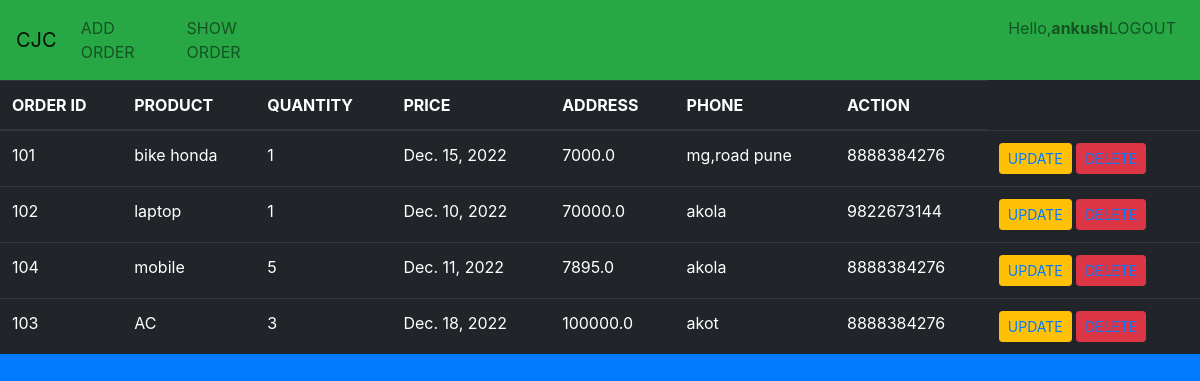
Page /a1/sv/ (signed in) on the committed database.
### app1/models.py (models this page shows)
class Order(models.Model):
    oid = models.IntegerField()
    product_name = models.CharField(max_length=100)
    quantity = models.IntegerField()
    del_date = models.DateField()
    price = models.FloatField()
    address = models.CharField(max_length=200)
    phone = models.CharField(max_length=12)

### app1/views.py (the view)
# urls.py: path('sv/', views.show_view, name='show_url'),
@login_required(login_url='loginPage_url')
def show_view(request):
    data = Order.objects.all()
    template_name = 'app1/show.html'
    context = {'data': data}
    return render(request, template_name, context)

### templates/app1/show.html (shortened to what this page needs)
{% extends 'layout.html' %}
{% block content %}
<table class="table table-dark">
    <thead>
        <tr>
            <th>ORDER ID</th>
            <th>PRODUCT</th>
            <th>QUANTITY</th>
            <th>PRICE</th>
            <th>ADDRESS</th>
            <th>PHONE</th>
            <th>ACTION</th>
        </tr>
    </thead>
    <tbody>
        {% for obj in data %}
        <tr>
            <td>{{obj.oid}}</td>
            <td>{{obj.product_name}}</td>
            <td>{{obj.quantity}}</td>
            <td>{{obj.del_date}}</td>
            <td>{{obj.price}}</td>
            <td>{{obj.address}}</td>
            <td>{{obj.phone}}</td>
            <td>
                <button class="btn btn-warning btn-sm"><a href="{% url 'update_url' obj.id %}">UPDATE</a></button>
                <button class="btn btn-danger btn-sm"><a href="{% url 'delete_url' obj.id %}">DELETE</a></button>
            </td>
        </tr>
        {% endfor %}
    </tbody>
</table>
{% endblock %}

### templates/layout.html (shortened to what this page needs)
<!DOCTYPE html>
<html lang="en">
<head>
    <link rel="stylesheet" href="https://cdn.jsdelivr.net/npm/bootstrap@4.0.0/dist/css/bootstrap.min.css">
</head>
<body class="bg-primary">
<nav class="navbar navbar-expand-lg navbar-light bg-success">
  <a class="navbar-brand" href="#">CJC</a>
  <div class="collapse navbar-collapse" id="navbarNav">
    <ul class="navbar-nav">
      <li class="nav-item">
        <a class="nav-link" href="{% url 'student_url' %}">ADD ORDER<span class="sr-only">(current)</span></a>
      </li>
      <li class="nav-item">
        <a class="nav-link" href="{% url 'show_url' %}">SHOW ORDER</a>
      </li>
        {% if user.is_authenticated %}
      <li class="nav-item" style="padding-left: 700px;">
        <a class="nav-link" href="{% url 'logout_url' %}">Hello,<span><b>{{user.username}}</b></span>LOGOUT</a>
      </li>
        {% endif %}
    </ul>
  </div>
</nav>
    {% block content %}
    {% endblock %}
</body>
</html>

### rows in the picture
Order: oid "101", product_name "bike honda", quantity "1", del_date "Dec. 15, 2022", price "7000.0", address "mg,road pune", phone "8888384276"
Order: oid "102", product_name "laptop", quantity "1", del_date "Dec. 10, 2022", price "70000.0", address "akola", phone "9822673144"
Order: oid "104", product_name "mobile", quantity "5", del_date "Dec. 11, 2022", price "7895.0", address "akola", phone "8888384276"
Order: oid "103", product_name "AC", quantity "3", del_date "Dec. 18, 2022", price "100000.0", address "akot", phone "8888384276"

### other values in the picture
{{ user.username }} "ankush"
